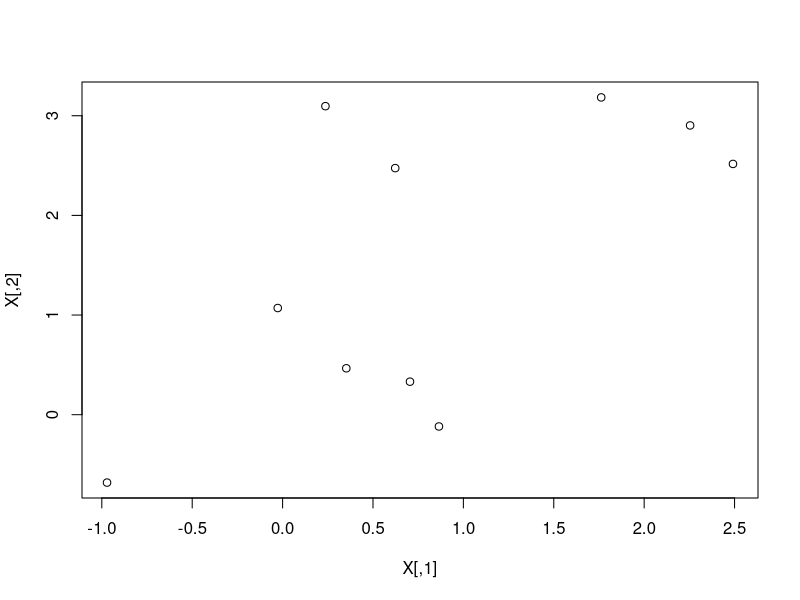
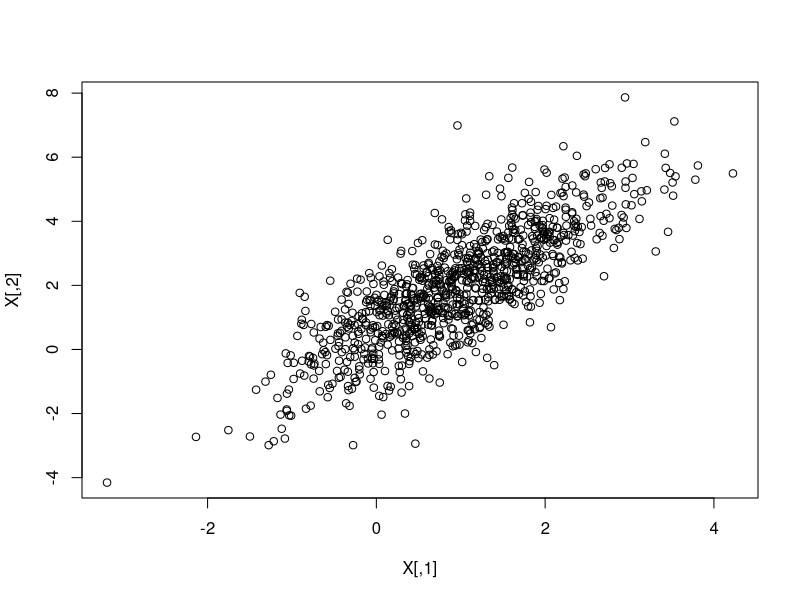
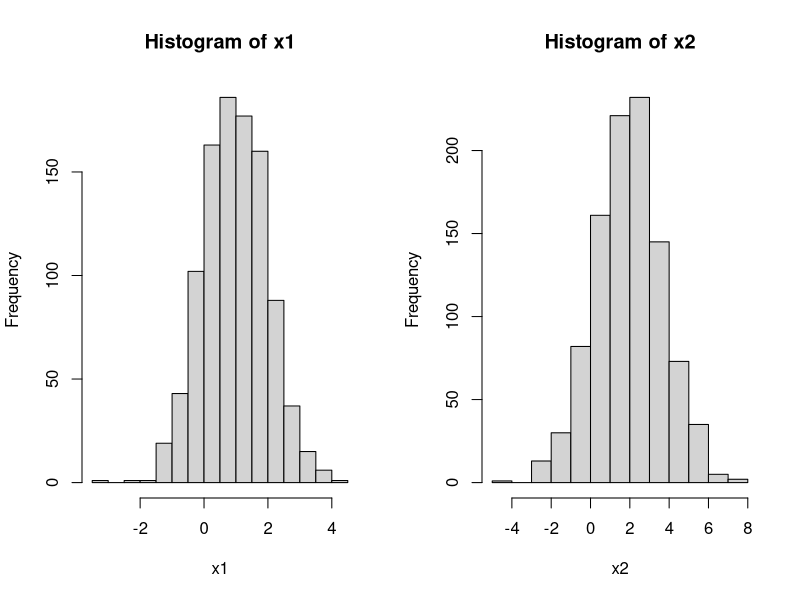
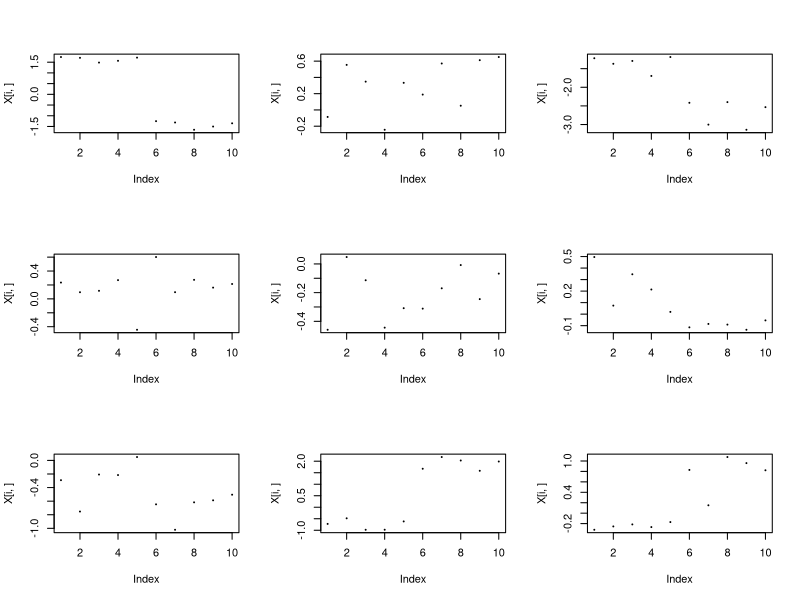
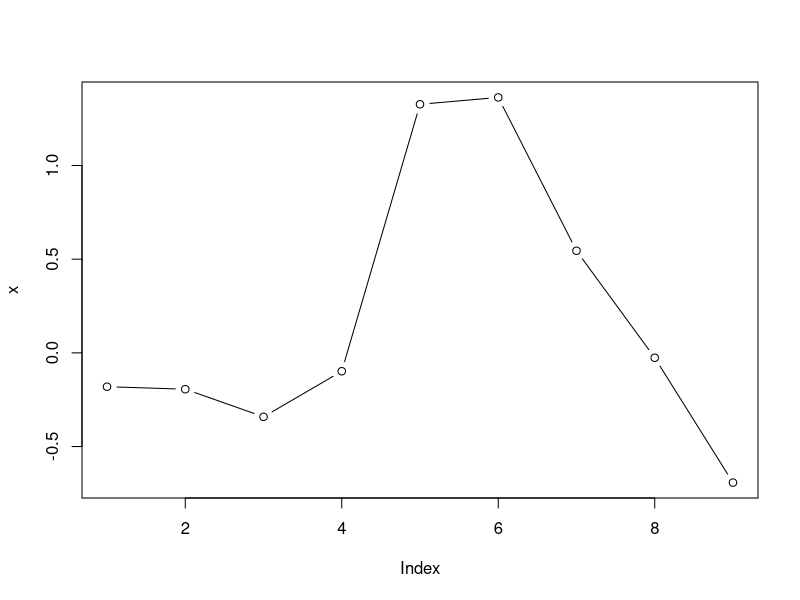
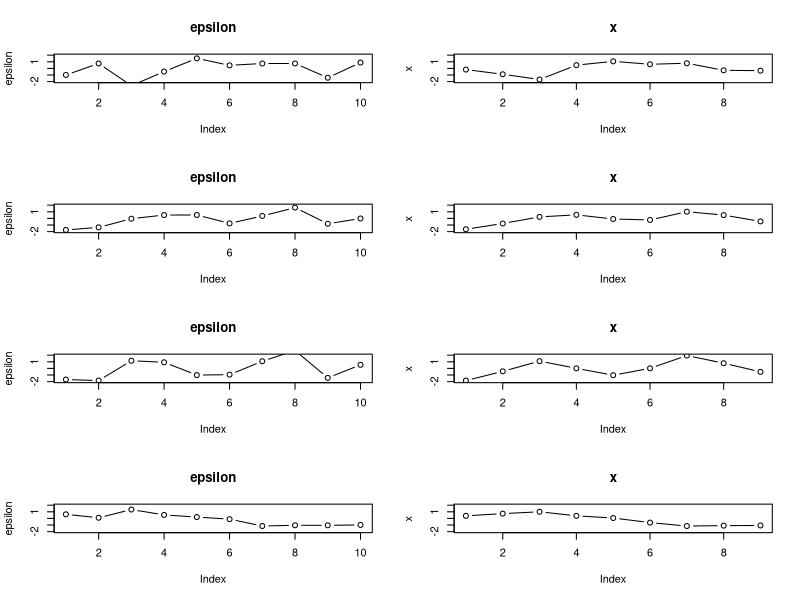
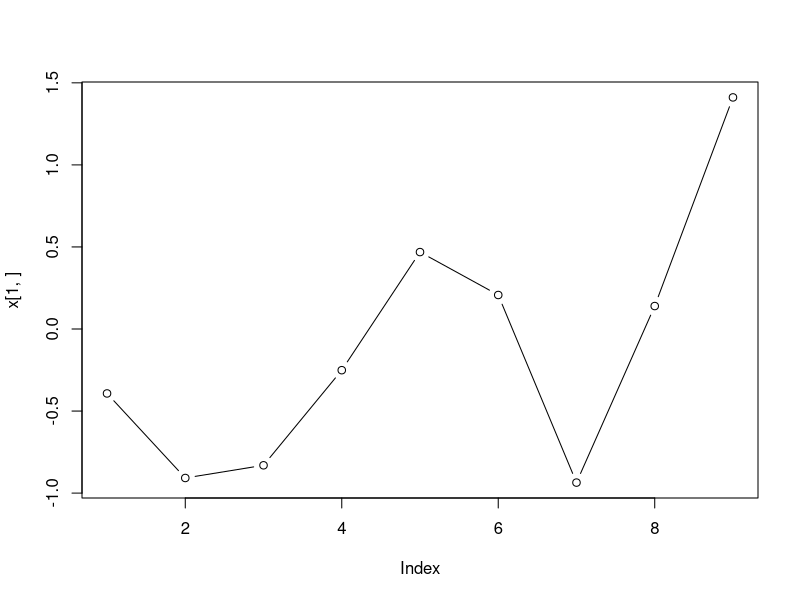
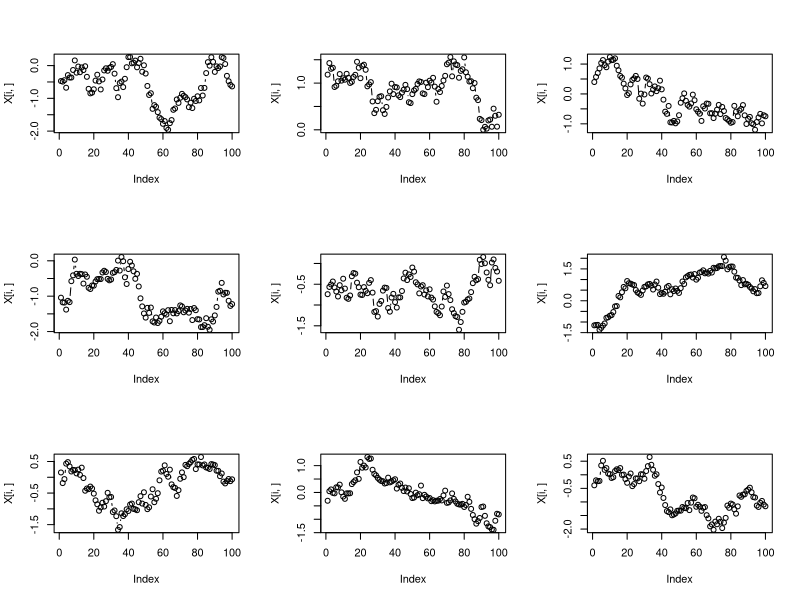

These figures' R source, in order:
##
## 
## MVNexample.r
##
## Introduction to the Multivariate Normal distribution
##


## 1. Preliminaries (install R package if needed)
## 2. Bivariate Normal Distribution
## 3. Groups of correlated observations
## 4. Correlation based on proximity (Moving Average in Time Series)
## 5. Correlation based on proximity (Exponential Decay in Covariance Function)


#######################################################
##
## 1. Preliminaries (download and install R package)
##
#######################################################

## this only needs to be run once on a computer
install.packages("mvtnorm")




#######################################################
##
## 2. Bivariate Normal distribution
##    (x1,x2)' ~ N( (mu1,mu2)', Sigma )
##
#######################################################

library(mvtnorm)

## vector mean
mu=c(1,2)

Sigma=matrix(NA,nrow=2,ncol=2)
## marginal variance of x1
s2.1=1
## marginal variance of x2
s2.2=3
## correlation
rho=.8

Sigma[1,1]=s2.1
Sigma[2,2]=s2.2
Sigma[1,2]=rho*sqrt(s2.1*s2.2)
Sigma[2,1]=rho*sqrt(s2.1*s2.2)
Sigma

X=rmvnorm(10,mean=mu,sigma=Sigma)
X
plot(X)

X=rmvnorm(1000,mean=mu,sigma=Sigma)
plot(X)

##
## sample moments
##
x1=X[,1]
x2=X[,2]

par(mfrow=c(1,2))
hist(x1)
hist(x2)

mean(x1) ## should be mu.1
mu[1]
mean(x2) ## should be mu.2
mu[2]
var(x1)  ## should be s2.1
s2.1
var(x2)  ## should be s2.2
s2.2
cor(X)   ## off diagonal elements should be rho




#######################################################
##
## 3. Groups of correlated observations
##    x1,...,x5 come from Group A, x6,...,x10 come from Group B
##    Group A and Group B are uncorrelated
##    Within groups, RVs are correlated
##
#######################################################

## mean vector
mu=rep(0,10)
## group correlation
rho=.95


## initialize covariance matrix
Sigma=diag(10) ## diagonal covariance matrix
## correlations for group A
Sigma[1:5,1:5] <- rho
## correlations for group B
Sigma[6:10,6:10] <- rho
## fix diagonal
diag(Sigma) <- 1
Sigma

## plot 9 realizations
par(mfrow=c(3,3))
X=rmvnorm(9,mean=mu,sigma=Sigma)
for(i in 1:9){
    plot(X[i,],pch=20,cex=0.1,mar=c(5,4,4,2))
}




#######################################################
##
## 4. Moving Average Correlation (time series)
##
#######################################################


n.obs=10 ## try for 10 and for 20

## mean vector
mu=rep(0,n.obs-1)

## variance of epsilon
sigma=1
## moving average parameter
phi=.9

## simulate epsilon ~ N(0,sigma^2*I)
epsilon=rnorm(n.obs,mean=mu,sd=sigma)
epsilon
## make "A" matrix
A=matrix(0,nrow=n.obs-1,ncol=n.obs)
for(i in 1:(n.obs-1)){
    A[i,i]=1
    A[i,i+1]=phi
}
A


## get x=mu+A*epsilon
x=mu+1/(1+phi^2)*A%*%epsilon 
x
par(mfrow=c(1,1))
plot(x,type="b")

## plot epsilon and x side by side
par(mfrow=c(4,2))
for(i in 1:4){
    epsilon=rnorm(n.obs,mean=mu,sd=sigma)
    x=mu+1/(1+phi^2)*A%*%epsilon
    plot(epsilon,type="b",main="epsilon",ylim=c(-2,2))
    plot(x,type="b",main="x",ylim=c(-2,2))
}




##
## Alternate formulation  x~N(mu,sigma^2*AA')
##

Sigma=sigma^2*A%*%t(A)
Sigma
x=rmvnorm(n=1,mean=mu,Sigma)
par(mfrow=c(1,1))
plot(x[1,],type="b")



#######################################################
##
## 5. Correlations based on proximity (time series or spatial)
##    cor(x_i,x_j)=exp(-d_{ij}/phi)
##
#######################################################


n.obs=100 ## try for 10 and for 100

## mean vector
mu=rep(0,n.obs)
## range parameter (large phi means higher correlation)
##                 (small phi means little correlation) 
phi=50  ## try for phi=.001 (nearly independent data) and for phi=n.obs/2

## specify locations:
locs=1:n.obs
locs
?dist
dist(locs)
## get distance matrix
D=as.matrix(dist(locs))
D

## get covariance matrix
Sigma=exp(-D/phi)
Sigma


## plot 9 realizations
par(mfrow=c(3,3))
X=rmvnorm(9,mean=mu,sigma=Sigma)
for(i in 1:9){
    plot(X[i,],type="b")
}




